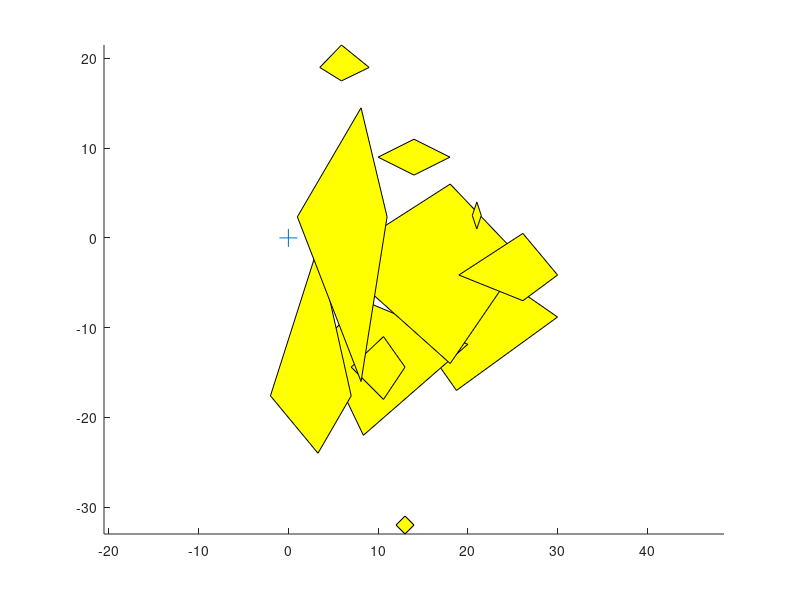

MATLAB code to generate this figure:
% Raw data from ORIGIN
%Meanx Meany minx miny maxx maxy
%Left hemisphere raw
raw= [18.72727 -8.81818 13 -17 30	-1,
8.35714 -11.85714 3.5 -22 20 -7,
10.6 -14.4	7	-18	13	-11,
18.03571 -2.35714	5	-14	26	6,
3.3	-17.6 -2	-24	7	-1,
13	-32	12 -33	14	-31,
8.1	2.35 1	-16	11	14.5,
26.13636 -4.13636	19	-7	30	0.5,
5.91667	19 3.5	17.5	9	21.5,
21	2.5	20.5 1	21.5	4,
14	9	10	7 18	11];

figure;
hold on;
line([-1,1],[0,0]);
line([0,0],[-1,1]);
for i=1:11
    patch([raw(i,3),raw(i,1),raw(i,5),raw(i,1)],[raw(i,2),raw(i,6),raw(i,2),raw(i,4)],'y')
end
axis equal
% xlim([-5 35]);
% ylim([-35 35]);